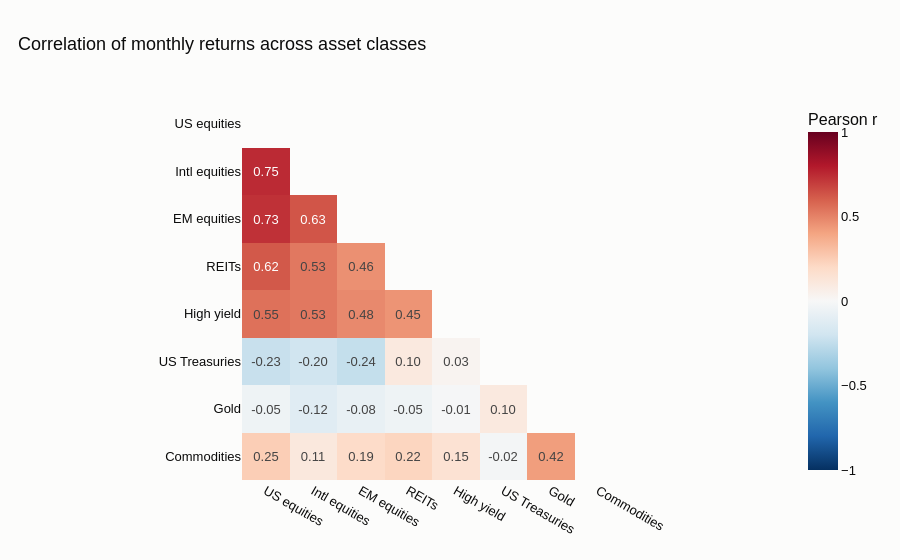

Write notebook code for a chart like this one.
### Markdown cell above
### plotly

### Code cell
import plotly.express as px
lower = corr.where(np.tril(np.ones(corr.shape, dtype=bool), k=-1))
fig = px.imshow(lower, text_auto=".2f", color_continuous_scale="RdBu_r", zmin=-1, zmax=1,
                aspect="equal", title=title)
fig.update_layout(coloraxis_colorbar_title="Pearson r", height=560,
                  xaxis_showgrid=False, yaxis_showgrid=False)
fig.show()

### Figure 1 — Plotly figure (JSON) as saved in the notebook; plotly's stock layout.template omitted (floating-point values rounded to 4 significant figures)
{"data": [{"coloraxis": "coloraxis", "hovertemplate": "x: %{x}<br>y: %{y}<br>color: %{z}<extra></extra>", "name": "0", "texttemplate": "%{z:.2f}", "type": "heatmap", "x": ["US equities", "Intl equities", "EM equities", "REITs", "High yield", "US Treasuries", "Gold", "Commodities"], "xaxis": "x", "y": ["US equities", "Intl equities", "EM equities", "REITs", "High yield", "US Treasuries", "Gold", "Commodities"], "yaxis": "y", "z": [[NaN, NaN, NaN, NaN, NaN, NaN, NaN, NaN], [0.75, NaN, NaN, NaN, NaN, NaN, NaN, NaN], [0.73, 0.63, NaN, NaN, NaN, NaN, NaN, NaN], [0.62, 0.53, 0.46, NaN, NaN, NaN, NaN, NaN], [0.55, 0.53, 0.48, 0.45, NaN, NaN, NaN, NaN], [-0.23, -0.2, -0.24, 0.1, 0.03, NaN, NaN, NaN], [-0.05, -0.12, -0.08, -0.05, -0.01, 0.1, NaN, NaN], [0.25, 0.11, 0.19, 0.22, 0.15, -0.02, 0.42, NaN]]}], "layout": {"coloraxis": {"autocolorscale": false, "cmax": 1, "cmin": -1, "colorbar": {"title": {"text": "Pearson r"}}, "colorscale": [[0.0, "rgb(5,48,97)"], [0.1, "rgb(33,102,172)"], [0.2, "rgb(67,147,195)"], [0.3, "rgb(146,197,222)"], [0.4, "rgb(209,229,240)"], [0.5, "rgb(247,247,247)"], [0.6, "rgb(253,219,199)"], [0.7, "rgb(244,165,130)"], [0.8, "rgb(214,96,77)"], [0.9, "rgb(178,24,43)"], [1.0, "rgb(103,0,31)"]]}, "height": 560, "title": {"text": "Correlation of monthly returns across asset classes"}, "xaxis": {"anchor": "y", "constrain": "domain", "domain": [0.0, 1.0], "scaleanchor": "y", "showgrid": false}, "yaxis": {"anchor": "x", "autorange": "reversed", "constrain": "domain", "domain": [0.0, 1.0], "showgrid": false}}}
